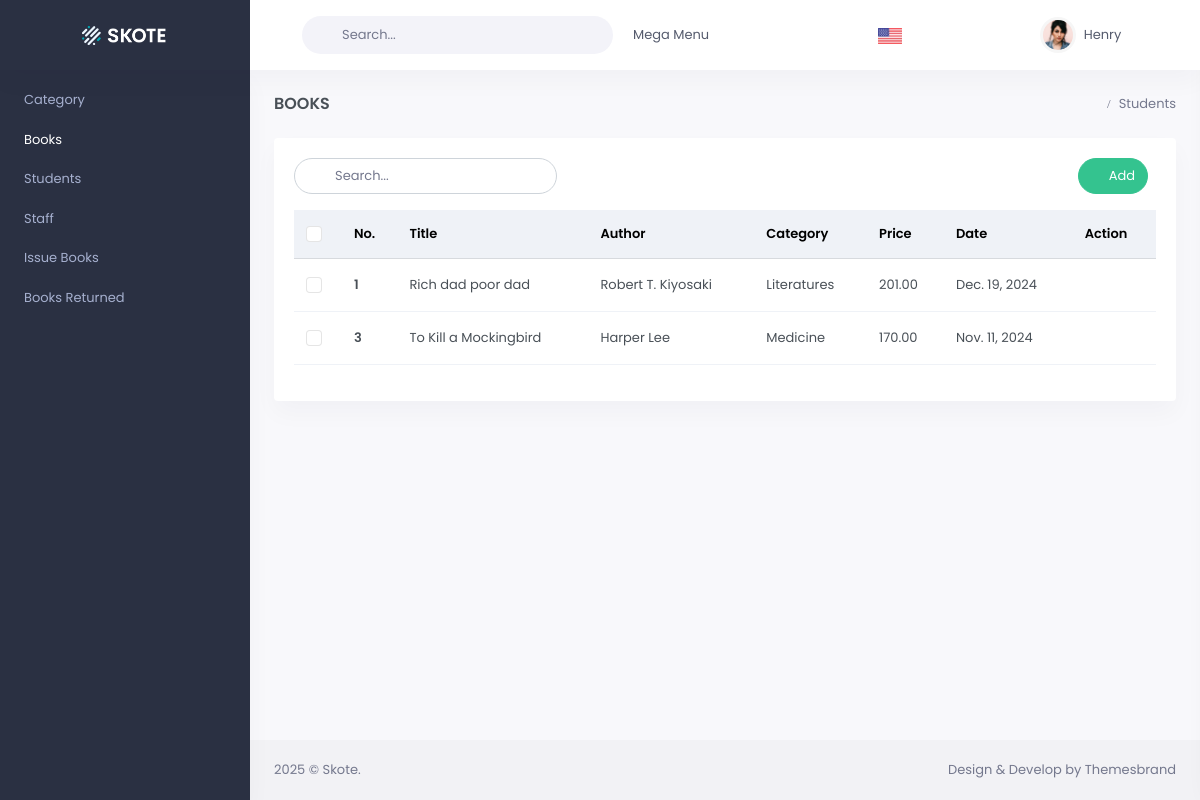
The page /books/ on the database its author committed.
### Page/models.py (models this page shows)
class Book(models.Model):
    id = models.AutoField(primary_key=True)
    title = models.CharField(max_length=100, verbose_name="Title")
    author = models.CharField(max_length=50, verbose_name="Author")
    category = models.ForeignKey(Category, on_delete=models.CASCADE, verbose_name="Category")
    price = models.DecimalField(max_digits=5, decimal_places=2, verbose_name="Price")
    date_added = models.DateField(default=date.today, verbose_name="Date Added")

class Category(models.Model):
    subject = models.CharField(max_length=50, verbose_name="Subject")

### Page/views.py (the view)
# urls.py: path('books/', views.all_books,name='books'),
def all_books(request):
    books = Book.objects.all()
    print(books)
    return render(request, 'books.html', {'books': books , 'category': Category.objects.all()})

### templates/books.html (shortened to what this page needs)
{% extends "layouts/base.html" %} {% load static %}
{% block content %}
<body>
  <div class="main-content">
    <div class="page-content">
      <div class="container-fluid">
        <div class="row">
          <div class="col-12">
            <div class="page-title-box d-sm-flex align-items-center justify-content-between">
              <h4 class="mb-sm-0 font-size-18">Books</h4>
              <div class="page-title-right">
                <ol class="breadcrumb m-0">
                  <li class="breadcrumb-item active">Students</li>
                </ol>
              </div>
            </div>
          </div>
        </div>
        <div class="row">
          <div class="col-12">
            <div class="card">
              <div class="card-body">
                <div class="row mb-2">
                  <div class="col-sm-4">
                    <div class="search-box me-2 mb-2 d-inline-block">
                      <div class="position-relative">
                        <input type="text" class="form-control" placeholder="Search..." id="searchInput" oninput="searchElement()">
                        <i class="bx bx-search-alt search-icon"></i>
                      </div>
                    </div>
                  </div>
                  <div class="col-sm-8">
                    <div class="text-sm-end">
                      <button type="button" class="btn btn-success btn-rounded waves-effect waves-light mb-2 me-2"
                        onclick="addbtn()">
                        <i class="mdi mdi-plus me-1"></i> Add
                      </button>
                    </div>
                  </div>
                </div>
                <div class="table-responsive">
                  <div id="searchResultsContainer">
                  <table class="table align-middle table-nowrap table-check">
                    <thead class="table-light">
                      <tr>
                        <th style="width: 20px" class="align-middle">
                          <div class="form-check font-size-16">
                            <input class="form-check-input" type="checkbox" id="checkAll" />
                          </div>
                        </th>
                        <th class="align-middle">No.</th>
                        <th class="align-middle">Title</th>
                        <th class="align-middle">Author</th>
                        <th class="align-middle">Category</th>
                        <th class="align-middle">Price</th>
                        <th class="align-middle">Date</th>
                        <th class="align-middle">Action</th>
                      </tr>
                    </thead>
                    <tbody>
                      {% for book in books %}
                      <tr id="item-{{ books.id }}">
                        <td>
                          <div class="form-check font-size-16">
                            <input class="form-check-input" type="checkbox" id="orderidcheck09" />
                          </div>
                        </td>
                        <td>
                          <a href="javascript: void(0);" class="text-body fw-bold">{{book.id}}</a>
                        </td>
                        <td>{{book.title}}</td>
                        <td>{{book.author}}</td>
                        <td>{{book.category.subject}}</td>
                        <td>{{book.price}}</td>
                        <td>{{book.date_added}}</td>
                        <td>
                          <div class="d-flex gap-3">
                            <a href="javascript:void(0);" class="text-success"><i class="mdi mdi-pencil font-size-18"
                                onclick="editbtn('{{book.id}}','{{book.title}}', '{{book.author}}', '{{book.category.id}}', '{{book.price}}', '{{book.date_added}}')"></i></a>
                            <a href="javascript:void(0);" class="text-danger" onclick="deletebtn('{{book.id}}')"><i
                                class="mdi mdi-delete font-size-18"></i></a>
                          </div>
                        </td>
                      </tr>
                      {% endfor %}
                    </tbody>
                  </table>
                </div>
                </div>
              </div>
            </div>
          </div>
        </div>
      </div>
    </div>
  </div>
</body>
{% endblock %}

### rows shown on the page
Book: id "1", title "Rich dad poor dad", author "Robert T. Kiyosaki", category.subject "Literatures", price "201.00", date_added "Dec. 19, 2024"
Book: id "3", title "To Kill a Mockingbird", author "Harper Lee", category.subject "Medicine", price "170.00", date_added "Nov. 11, 2024"
